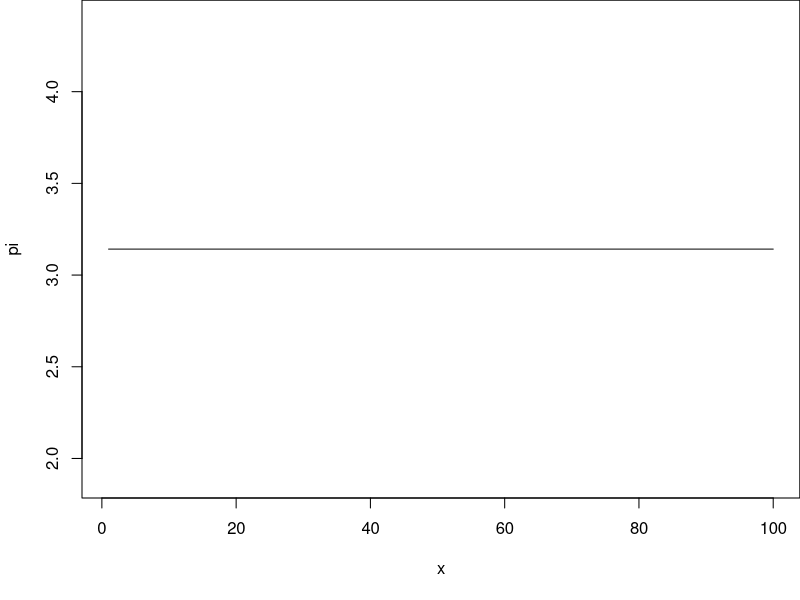
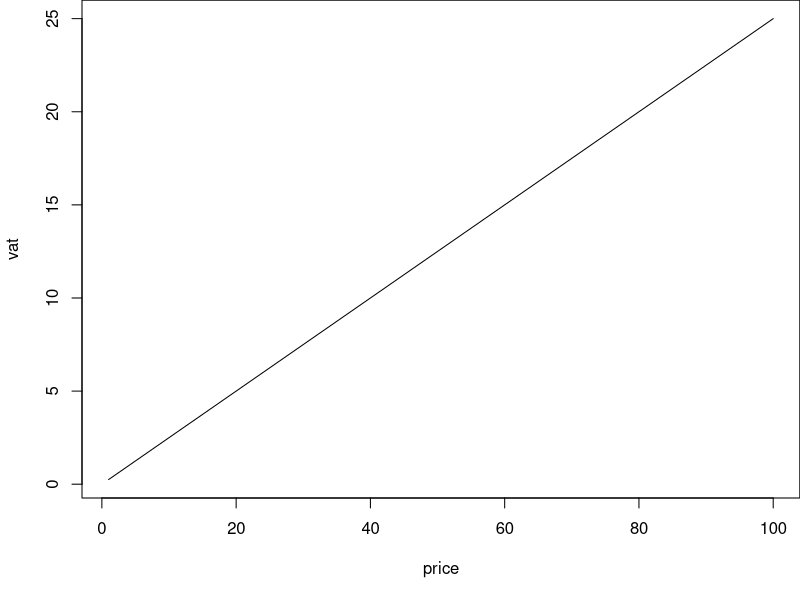
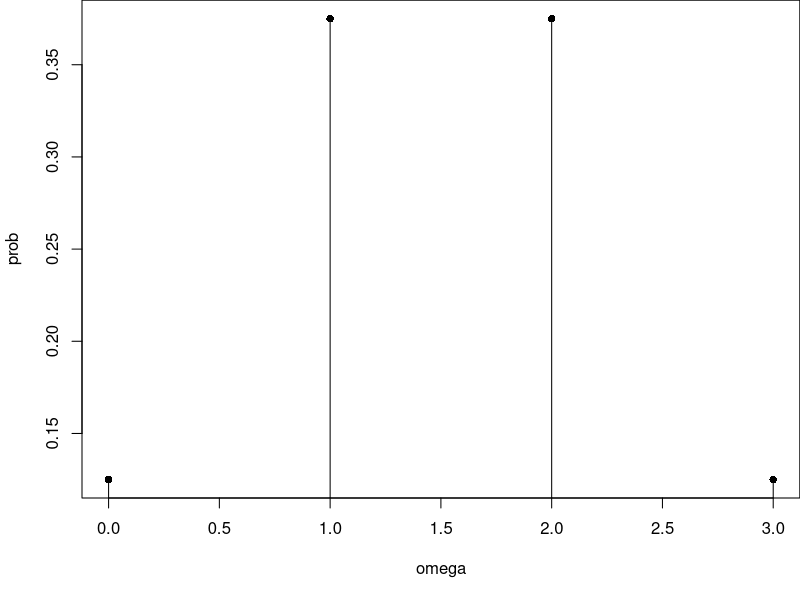
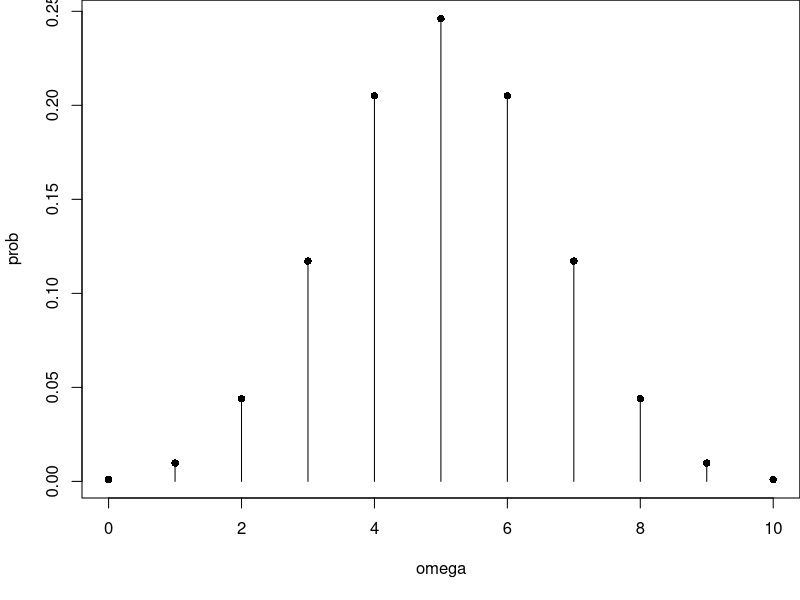
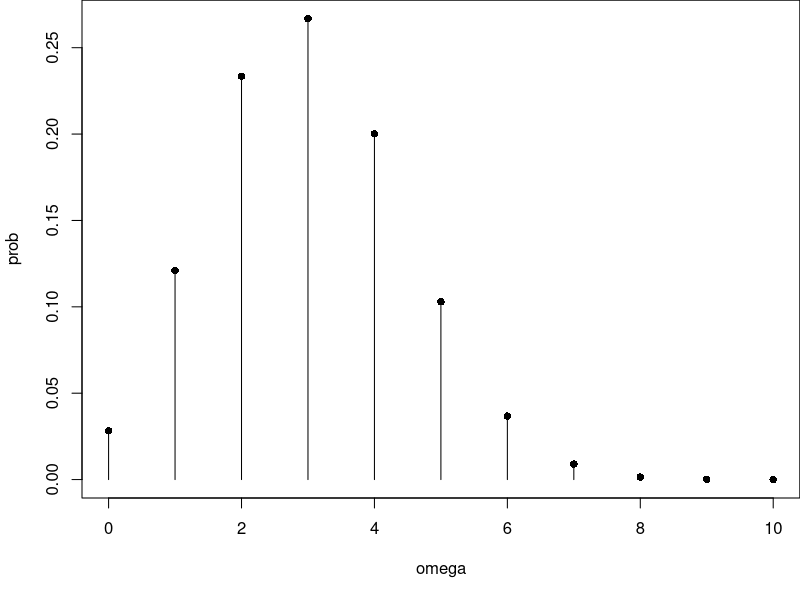
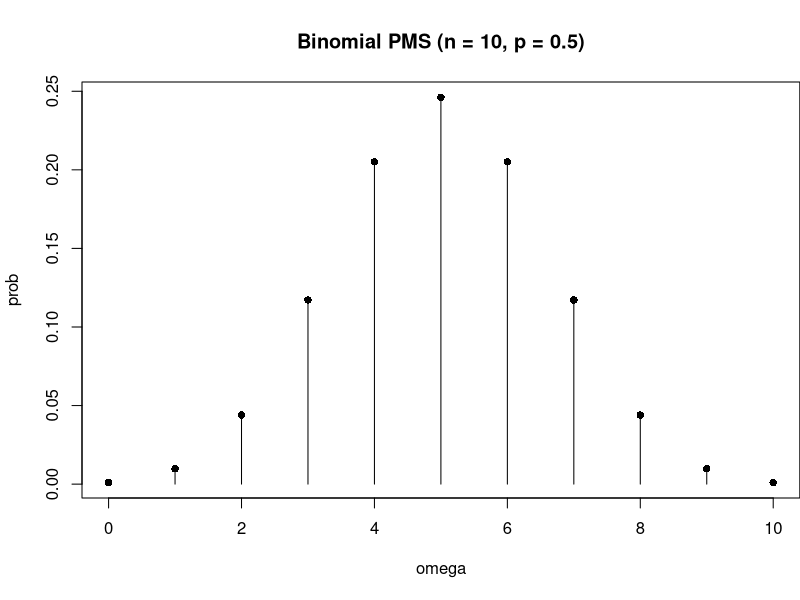
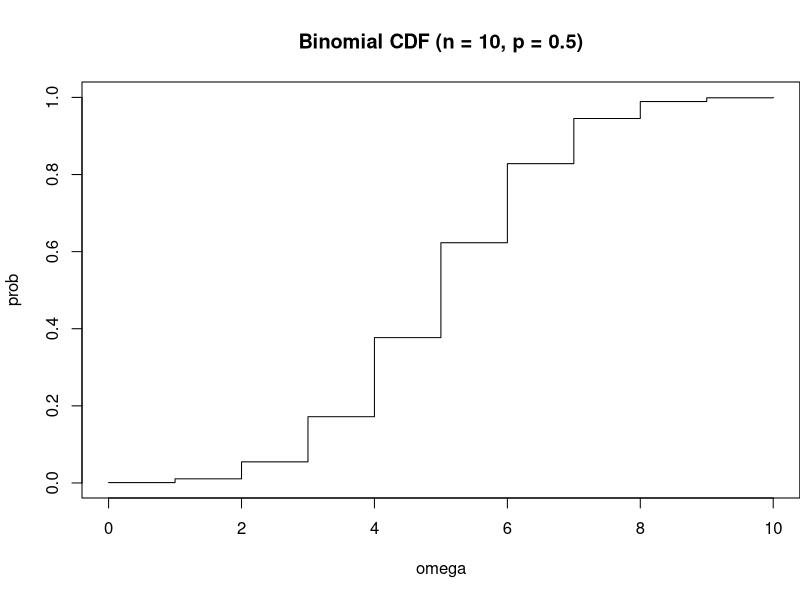
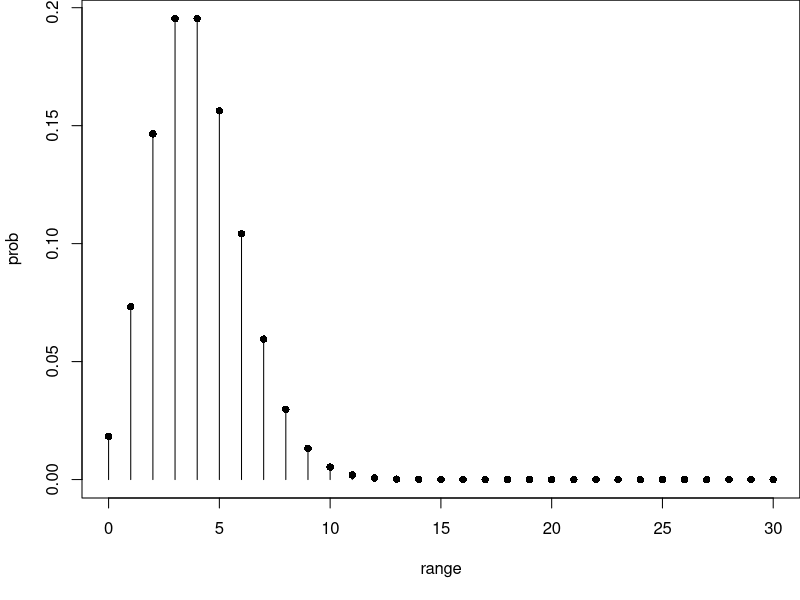

Source code (R) for these figures, in order:
## ---- chunk 1
#| output-location: column
x <- seq(
  from = 1, 
  to = 100, 
  length.out = 100
)

pi <- rep(
  3.1415927, 
  times = 100
)
## ---- chunk 2
#| output-location: column
#| fig-asp: 0.9
#| fig-width: 4
#| out-width: "90%"

x <- seq(
  from = 1, 
  to = 100, 
  length.out = 100
)

pi <- rep(
  3.1415927, 
  times = 100
)

par(mar = c(5.1, 4.1, 0.01, 0.01))
plot(x, pi, type = "l")
## ---- chunk 3
#| output-location: column
#| fig-asp: 0.9
#| fig-width: 4
#| out-width: "90%"
#| 
price <- seq(
  from = 1, 
  to = 100, 
  by = 1
)

vat = 0.25 * price
## ---- chunk 4
#| output-location: column
#| fig-asp: 0.9
#| fig-width: 4
#| out-width: "90%"

price <- seq(
  from = 1, 
  to = 100, 
  by = 1
)

vat = 0.25 * price

par(mar = c(5.1, 4.1, 0.01, 0.01))

plot(price, vat, type = "l")
## ---- chunk 5
#| output-location: column
#| fig-asp: 0.9
#| fig-width: 4
#| out-width: "90%"
n <- 3
p <- 0.5

omega <- 0:n

prob <- dbinom(
  omega, 
  size = n, 
  prob = p
)

par(mar = c(5.1, 4.1, 0.01, 0.01))

plot(omega, prob, type = "h")
points(omega, prob, pch = 16)

## ---- chunk 6
#| output-location: column
#| fig-asp: 0.9
#| fig-width: 4
#| out-width: "90%"
#| code-line-numbers: "1"
n <- 10
p <- 0.5

omega <- 0:n

prob <- dbinom(
  omega, 
  size = n, 
  prob = p
)

par(mar = c(5.1, 4.1, 0.01, 0.01))

plot(omega, prob, type = "h")
points(omega, prob, pch = 16)

## ---- chunk 7
#| output-location: column
#| fig-asp: 0.9
#| fig-width: 4
#| out-width: "90%"
#| code-line-numbers: "2"
n <- 10
p <- 0.3

omega <- 0:n

prob <- dbinom(
  omega, 
  size = n, 
  prob = p
)

par(mar = c(5.1, 4.1, 0.01, 0.01))

plot(omega, prob, type = "h")
points(omega, prob, pch = 16)

## ---- chunk 8
#| fig-asp: 0.9
#| fig-width: 4
#| out-width: "90%"
#| echo: false
n <- 10
p <- 0.5

omega <- 0:n

prob <- dbinom(
  omega, 
  size = n, 
  prob = p
)

par(mar = c(5.1, 4.1, 4.1, 0.01))

plot(omega, prob, type = "h", main = "Binomial PMS (n = 10, p = 0.5)")
points(omega, prob, pch = 16)
## ---- chunk 9
#| fig-asp: 0.9
#| fig-width: 4
#| out-width: "90%"
#| echo: false
n <- 10
p <- 0.5

omega <- 0:n

prob <- pbinom(
  omega, 
  size = n, 
  prob = p
)

par(mar = c(5.1, 4.1, 4.1, 0.01))

plot(omega, prob, type="s", main = "Binomial CDF (n = 10, p = 0.5)")
## ---- chunk 10
#| output-location: column
#| fig-asp: 0.9
#| fig-width: 4
#| out-width: "90%"
lambda <- 4

range <- 0:30

prob <- dpois(
  range, 
  lambda = lambda,
)

par(mar = c(5.1, 4.1, 0.01, 0.01))

plot(range, prob, type = "h")
points(range, prob, pch = 16)

## ---- chunk 11
#| output-location: column
#| fig-asp: 0.9
#| fig-width: 4
#| out-width: "90%"
lambda <- 10

range <- 0:30

prob <- dpois(
  range, 
  lambda = lambda,
)

par(mar = c(5.1, 4.1, 0.01, 0.01))

plot(range, prob, type = "h")
points(range, prob, pch = 16)

## ---- chunk 12
#| output-location: column
#| fig-asp: 0.9
#| fig-width: 4
#| out-width: "90%"
lambda <- 4

range <- 0:30

prob <- ppois(
  range, 
  lambda = lambda,
)

par(mar = c(5.1, 4.1, 0.01, 0.01))

plot(range, prob, type = "s")
## ---- chunk 13
#| output-location: column
#| fig-asp: 0.9
#| fig-width: 4
#| out-width: "90%"
lambda <- 10

range <- 0:30

prob <- ppois(
  range, 
  lambda = lambda,
)

par(mar = c(5.1, 4.1, 0.01, 0.01))

plot(range, prob, type = "s")
## ---- chunk 14
# Create the matrix

sun <- c(13, 39)
rain <- c(26, 104)

sales <- rbind(sun, rain)

colnames(sales) <- c("buy", "no buy")

sales
## ---- chunk 15
# P(X = Buy)
sum(sales[,"buy"]) / sum(sales)
## ---- chunk 16
# P(Y = Sun)
sum(sales["sun",]) / sum(sales)
## ---- chunk 17
# P(X = Buy|Y = Rain)
sales["rain","buy"] / sum(sales["rain", ])
## ---- chunk 18
# P(X = Buy|Y = Sun)
sales["sun","buy"] / sum(sales["sun", ])
## ---- chunk 19
sales / rowSums(sales)
## ---- chunk 20
sales["rain", "buy"] / sum(sales)
## ---- chunk 21
sales / sum(sales)
## ---- chunk 22
sum(sales / sum(sales))
## ---- chunk 23
#| output-location: column
#| fig-asp: 0.9
#| fig-width: 4
#| out-width: "90%"
mu <- 0
sigma <- 1

x <- seq(-10, 10, by = .1)

prob <- dnorm(
  x, 
  mean = mu, 
  sd = sigma
)

par(mar = c(5.1, 4.1, 0.01, 0.01))

plot(x, prob, type = "l")
## ---- chunk 24
#| output-location: column
#| fig-asp: 0.9
#| fig-width: 4
#| out-width: "90%"
#| code-line-numbers: "2"
mu <- 0
sigma <- 2

x <- seq(-10, 10, by = .1)

prob <- dnorm(
  x, 
  mean = mu, 
  sd = sigma
)

par(mar = c(5.1, 4.1, 0.01, 0.01))

plot(x, prob, type = "l")
## ---- chunk 25
#| output-location: column
#| fig-asp: 0.9
#| fig-width: 4
#| out-width: "90%"
#| code-line-numbers: "1,2"
mu <- 3
sigma <- 2

x <- seq(-10, 10, by = .1)

prob <- dnorm(
  x, 
  mean = mu, 
  sd = sigma
)

par(mar = c(5.1, 4.1, 0.01, 0.01))

plot(x, prob, type = "l")
## ---- chunk 26
#| output-location: column
#| fig-asp: 0.9
#| fig-width: 4
#| out-width: "90%"
#| code-line-numbers: "6,7,8,9,10"
mu <- 0
sigma <- 1

x <- seq(-10, 10, by = .1)

prob <- pnorm(
  x, 
  mean = mu, 
  sd = sigma
)

par(mar = c(5.1, 4.1, 0.01, 0.01))

plot(x, prob, type = "l")
## ---- chunk 27
#| output-location: column
#| fig-asp: 0.9
#| fig-width: 4
#| out-width: "90%"
#| code-line-numbers: "2"
mu <- 0
sigma <- 2

x <- seq(-10, 10, by = .1)

prob <- pnorm(
  x, 
  mean = mu, 
  sd = sigma
)

par(mar = c(5.1, 4.1, 0.01, 0.01))

plot(x, prob, type = "l")
## ---- chunk 28
#| output-location: column
#| fig-asp: 0.9
#| fig-width: 4
#| out-width: "90%"
#| code-line-numbers: "1"
mu <- 3
sigma <- 2

x <- seq(-10, 10, by = .1)

prob <- pnorm(
  x, 
  mean = mu, 
  sd = sigma
)

par(mar = c(5.1, 4.1, 0.01, 0.01))

plot(x, prob, type = "l")
## ---- chunk 29
mu <- 0
sigma <- 1
x <- 1

pnorm(
  x, 
  mean = mu, 
  sd = sigma
)
## ---- chunk 30
mu <- 0
sigma <- 1
x_1 <- -1
x_2 <- 1

p_1 <- pnorm(x_1, mu, sigma)

p_2 <- pnorm(x_2, mu, sigma)

p_2 - p_1
## ---- chunk 31
#| output-location: column
#| fig-asp: 0.9
#| fig-width: 4
#| out-width: "90%"
mu <- 0
sigma <- 1
n <- 1000

draws <- rnorm(n, mu, sigma)

par(mar = c(5.1, 4.1, 4.1, 0.01))

hist(draws)
